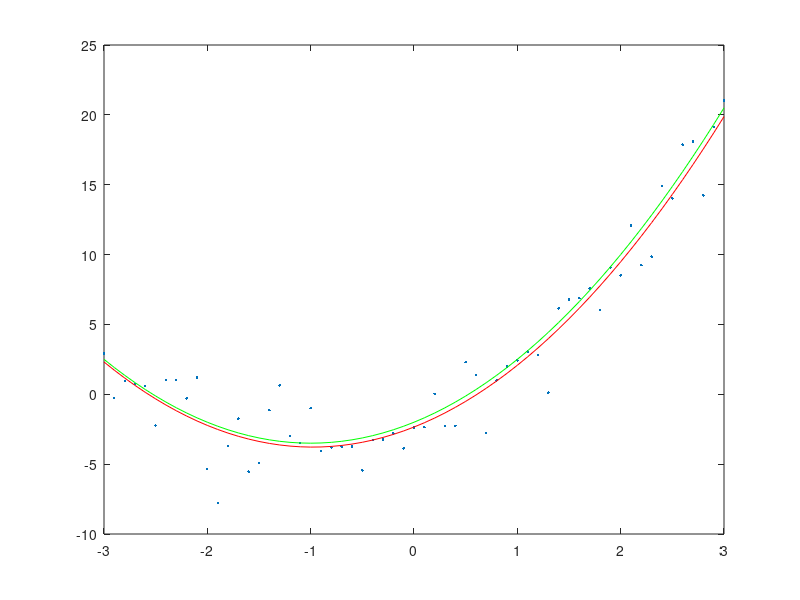

Recreate this plot in MATLAB.




##x=[-1 0 2]
##y=[0 -1 3]
##p2=polyfit(x,y,2)


### polyfit can be used to determine the slope and y-intercept
##x=[10 20 30 40 50 60 70 80]
##y=[25 70 380 550  610 1220 830 1450]
##
##a=polyfit(x,y,1)
##
### polyval can be used to compute a value using the coefficients
##y=polyval(a,45)


% up mai bakwas hai hame saj mai nahi aya hai #, ##, ### ka meaning h

# second degree
x = -3:0.1:3;
y = randn(1,61)*2-2+3*x+1.5*x.^2;
plot(x,y,'.')
p = polyfit(x,y,2)

hold on
plot(x,polyval(p,x),'r')
plot(x,-2+3*x+1.5*x.^2,'g')
